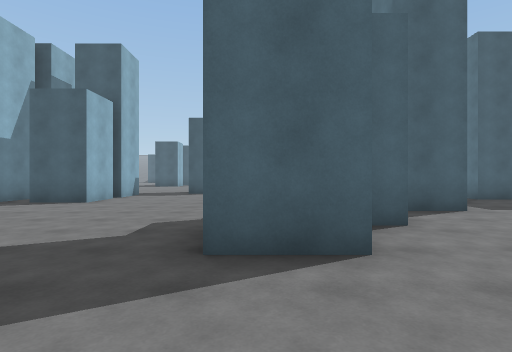
view 1 (above)

24 first-person views from a walk through a 3-D level made in the Unity game engine. The camera is 1.4 m above the floor, looks level and sees 80° across. The floor is counted in squares, 2 m on a side. Each view is taken from the middle of a square. On the plan, view 1 faces up. The plan holds only what a view shows up to about 10 squares ahead; the rest is blank. The place goes on beyond the plan. The player is left out.

view 2
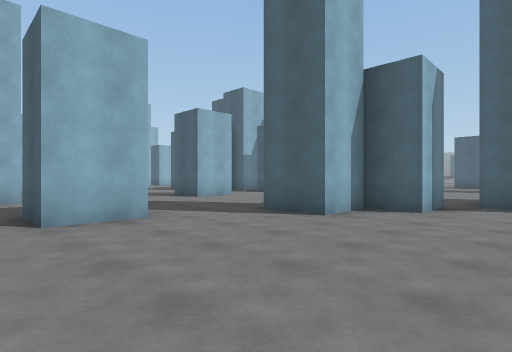

view 3
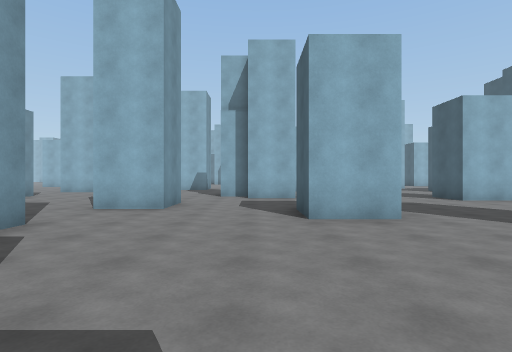

view 4
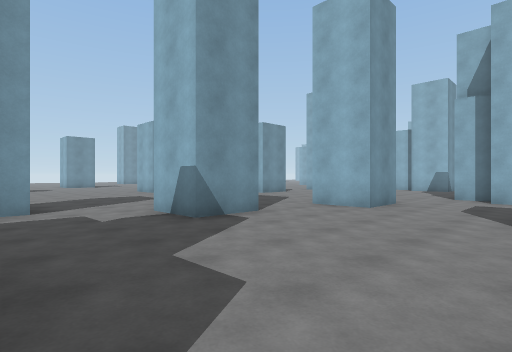

view 5
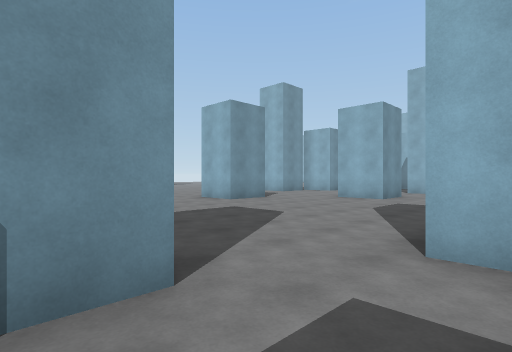

view 6
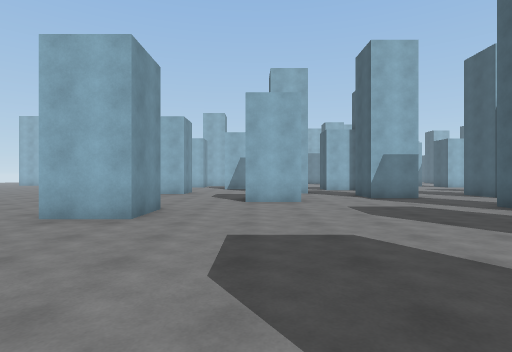

view 7
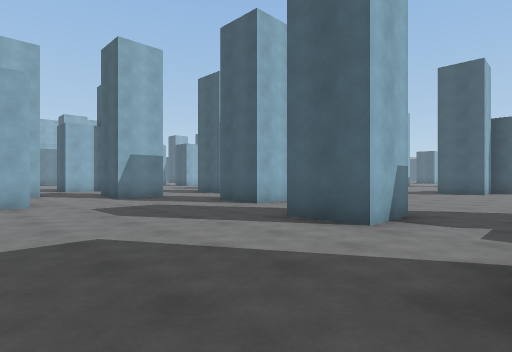

view 8
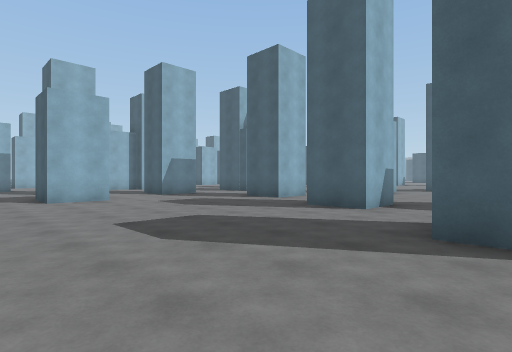

view 9
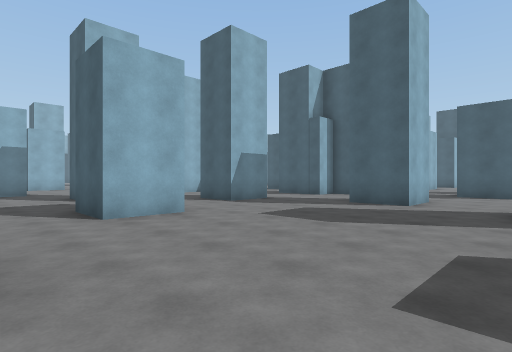

view 10
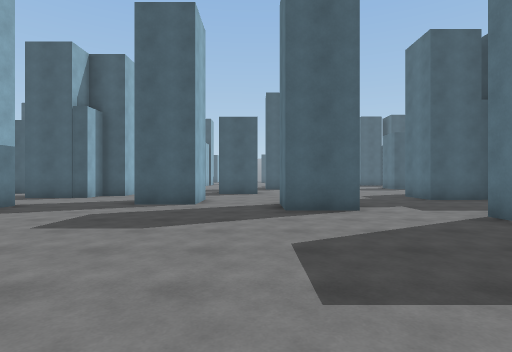

view 11
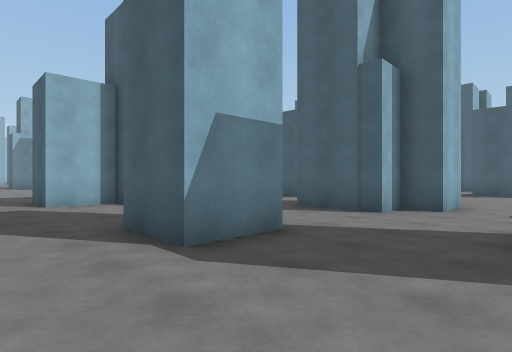

view 12
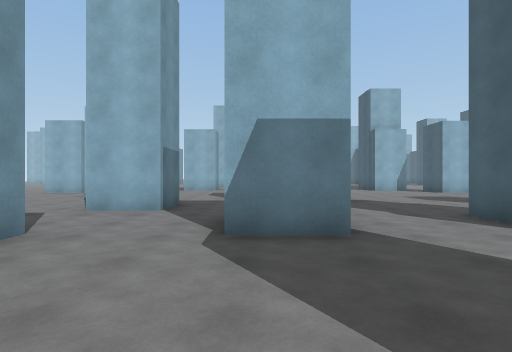

view 13
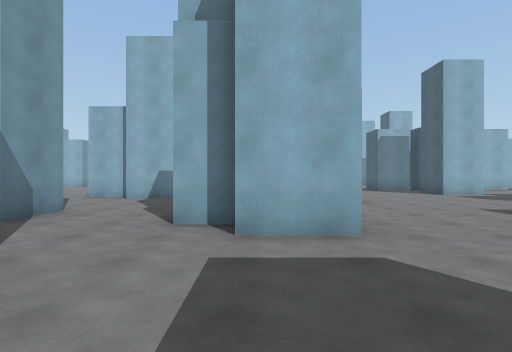

view 14
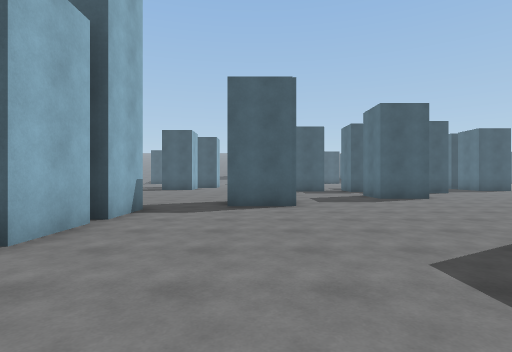

view 15
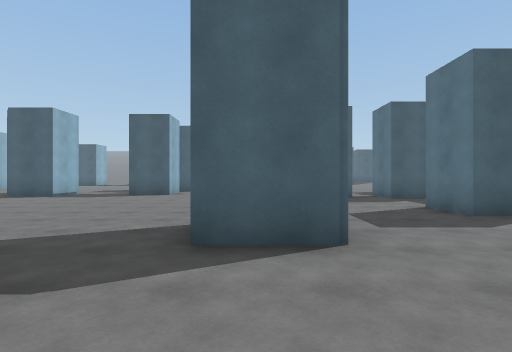

view 16
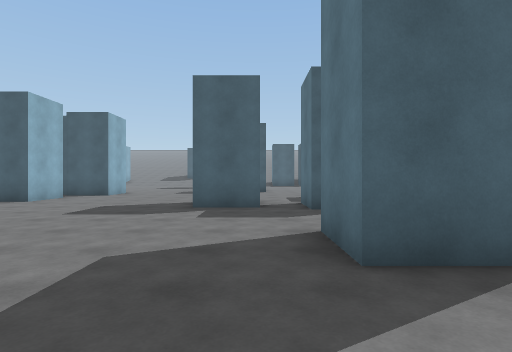

view 17
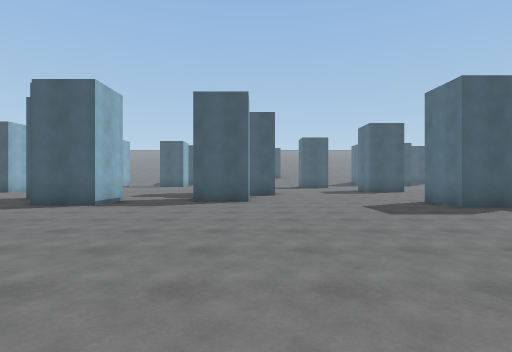

view 18
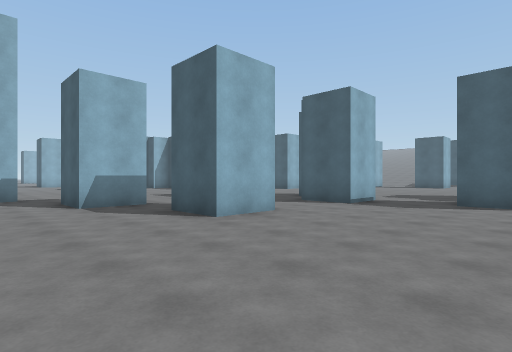

view 19
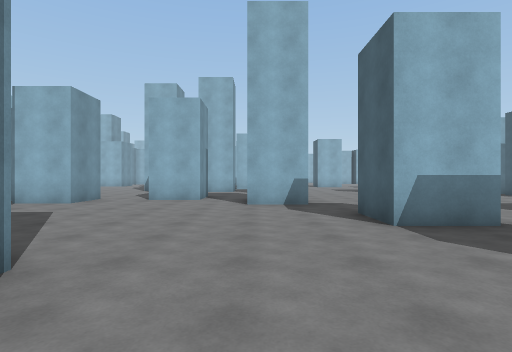

view 20
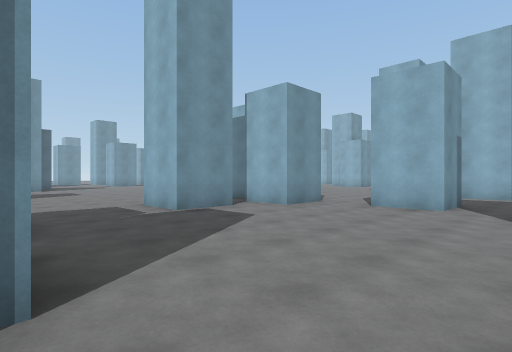

view 21
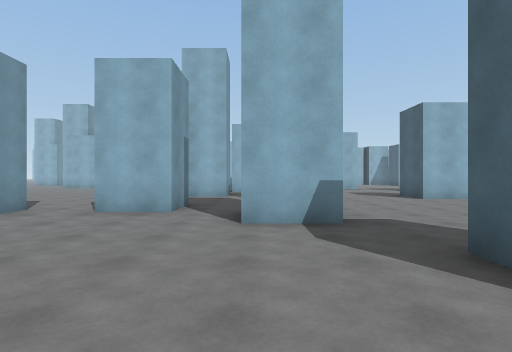

view 22
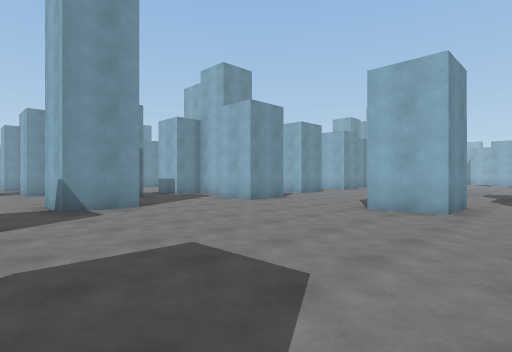

view 23
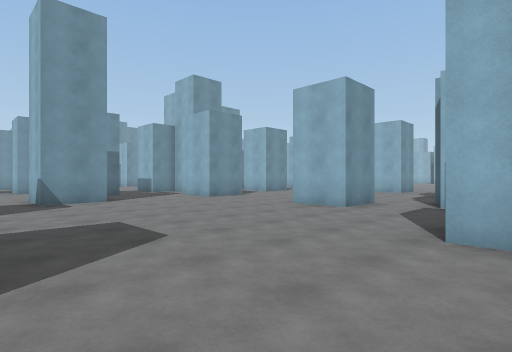

view 24
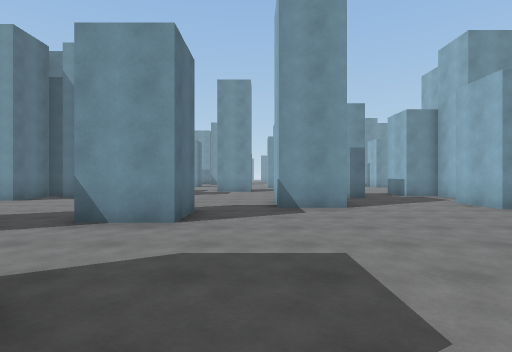

### Floor plan
Points are (right, up) in squares from view 1. A wall is a line through its corners. A room is listed if a view was taken in it or the views show most of it. See-through windows are left out.
Room 1 (views 1, 2, 3, 4, 5)
walls: (-0.9, 0.4) (-0.9, -1.1); (4.1, -4.1) (4.1, -3); (-0.4, -5.3) (1.1, -5.3) (1.1, -6.8); (3, -7.7) (3.9, -7.7); (2.1, 5.9) (2.1, 4.3) (1.1, 4.3) (1.1, 2.7); (4.2, 6.1) (2.8, 6.1)
ways out: opening at (-0.3, -6.3) to room 2; opening at (-1, -0.5) to room 3
Room 2 (views 6, 7, 8, 9, 10, 11, 12)
walls: (1.1, -6.8) (-0.4, -6.8) (-0.4, -5.3); (-3.5, -13) (-1.9, -13) (-1.9, -13.5); (-6.8, -9.8) (-5.2, -9.8) (-5.2, -11.3); (-2.5, -4) (-2.5, -5.5) (-4, -5.5); (3, -8.2) (3, -7.7); (-6.6, -5.9) (-6.6, -7.4) (-8.1, -7.4); (3.8, -9.2) (2.9, -9.2); (-5.6, -2.2) (-6.4, -2.2) (-6.4, -3.2)
ways out: opening at (-0.3, -6.3) to room 1; opening at (-9, -8) to room 3; opening at (-7.5, -10) to room 3; opening at (-7.5, -4.5) to room 3; opening at (-5.5, -12.5) to room 3; opening at (-4, -2.3) to room 3
Room 3 (views 13, 14, 15, 16, 17, 18, 19, 20, 21, 22, 23, 24)
walls: (-10.4, 10.2) (-8.8, 10.2); (-8.1, 10) (-8.1, 11.4); (-14.9, 6.4) (-13.3, 6.4) (-13.3, 4.9); (-4.5, 9.5) (-4.5, 8) (-6, 8); (-15.8, 7.3) (-15.8, 5.8); (-4.7, 5.4) (-4.7, 3.9) (-6, 3.9); (-12.3, 13.9) (-13.8, 13.9) (-13.8, 15.4) (-12.3, 15.4) (-12.3, 13.9); (-4.5, 11.4) (-4.5, 9.9); (-16.5, 5.2) (-16.5, 4.4); (-18.5, 10.4) (-16.9, 10.4) (-16.9, 8.8); (-9.1, 16.8) (-9.1, 15.2) (-10.8, 15.2); (-17.1, 13.3) (-15.5, 13.3) (-15.5, 11.8); (-5.6, -0.6) (-5.6, -2.2); (-1, 12.1) (-2.8, 12.1); (-21.3, 11.1) (-21.3, 9.8); (-6.4, -3.2) (-8.4, -3.2); (1.1, 2.7) (-0.5, 2.7); (-11.4, -4.5) (-11.4, -6) (-12, -6) (-12, -7.6); (-8.8, 20.8) (-8.8, 19.2) (-10.5, 19.2); (-0.9, -1.1) (-2.4, -1.1); (-21.8, 13.6) (-20.3, 13.6) (-20.3, 12); (-4, -4) (-2.5, -4); (-8.2, -5.9) (-6.6, -5.9); (-5.2, 21.9) (-5.2, 20.3) (-6.8, 20.3); (3.4, 14.4) (1.8, 14.4) (1.8, 15.9); (1.1, 18.8) (-0.4, 18.8) (-0.4, 20.4); (-12, -7.4) (-13.5, -7.4); (-17.7, 21.8) (-17.7, 21.1); (-21.9, 18.6) (-20.3, 18.6) (-20.3, 17.1) (-21, 17.1); (3.2, 18.4) (2.2, 18.4) (2.2, 19.9); (-10.8, -8.9) (-9.1, -8.9) (-9.1, -10.5); (-10, -10.4) (-10.6, -10.4); (-5.2, -11.3) (-6.8, -11.3)
ways out: opening at (-1, -0.5) to room 1; opening at (-9, -8) to room 2; opening at (-7.5, -10) to room 2; opening at (-7.5, -4.5) to room 2; opening at (-5.5, -12.5) to room 2; opening at (-4, -2.3) to room 2; opening at (-17, 8); opening at (2.5, 17.5); opening at (4, 15.5); gap at (-6, 22); gap at (2, 19)

Positions as (right, up) in squares from view 1, and headings:
1: (0, 0), facing up
2: (4, -2), facing up-left
3: (4, -2), facing left
4: (4, -1), facing down-left
5: (4, -6), facing down-left
6: (3, -11), facing left
7: (3, -11), facing up-left
8: (4, -13), facing up-left
9: (0, -13), facing up-left
10: (-1, -13), facing up
11: (-4, -9), facing up-left
12: (-3, -7), facing left
13: (-2, -2), facing left
14: (-2, 5), facing up
15: (-2, 9), facing up
16: (1, 12), facing up
17: (-5, 12), facing up
18: (-5, 12), facing up-left
19: (-8, 12), facing left
20: (-10, 12), facing down-left
21: (-11, 12), facing left
22: (-14, 20), facing down-left
23: (-14, 22), facing down-left
24: (-15, 20), facing down
